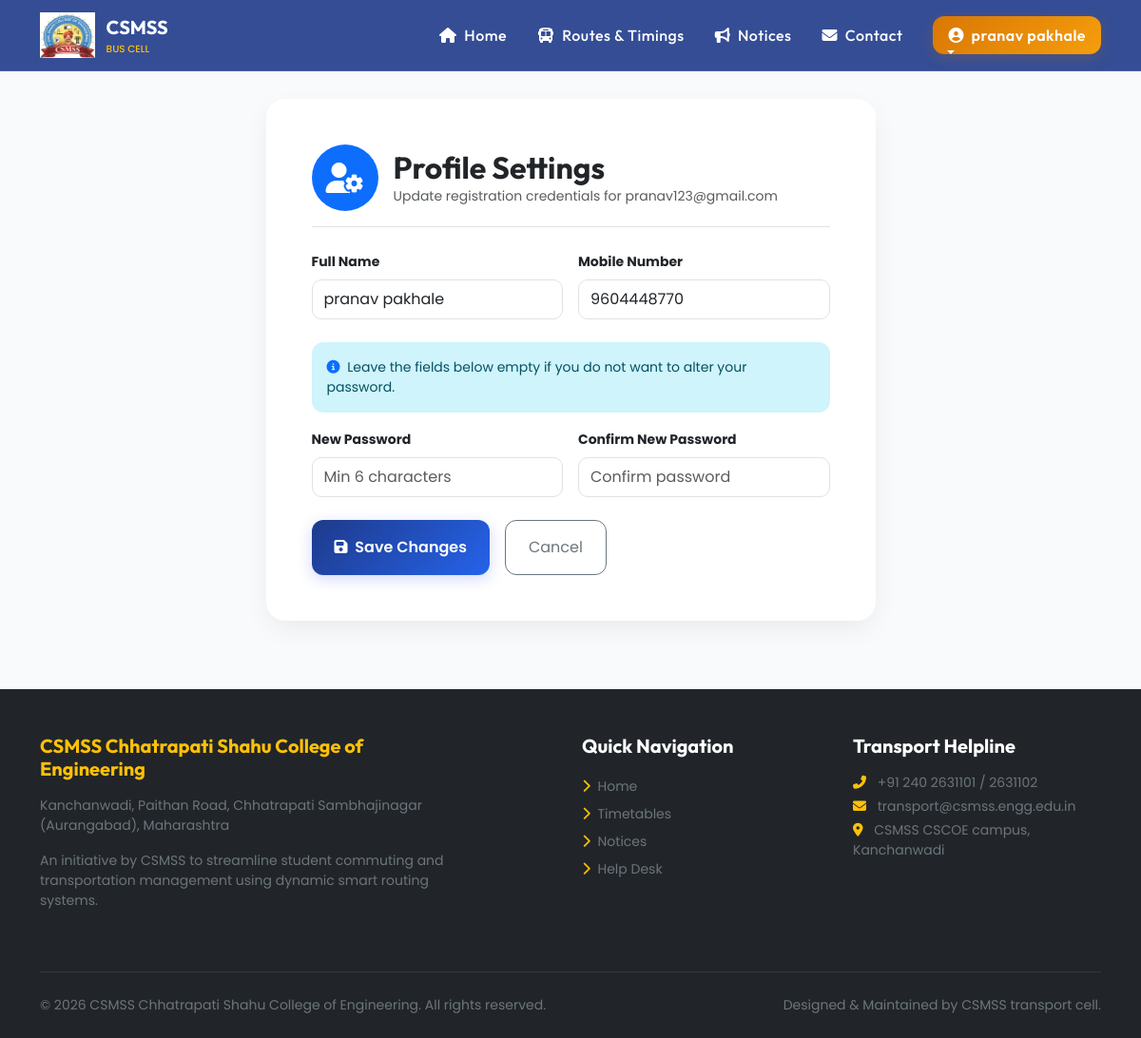
/staff/profile (signed in), run on the app's committed database.
### models.py (models this page shows, shortened)
class User(db.Model, UserMixin):
    id = db.Column(db.Integer, primary_key=True)
    name = db.Column(db.String(100), nullable=False)
    email = db.Column(db.String(120), unique=True, nullable=False)
    password_hash = db.Column(db.String(256), nullable=False)
    role = db.Column(db.String(20), nullable=False)  # 'admin', 'staff', 'student'
    phone = db.Column(db.String(15), nullable=True)
    created_at = db.Column(db.DateTime, default=datetime.utcnow)

### app.py (the view, shortened to what this page needs)
@app.route('/staff/profile', methods=['GET', 'POST'])
@login_required
@role_required('staff', 'student')
def user_profile():
    return render_template('public/profile.html')

### app.py (called while the page is built, shortened)
@login_manager.user_loader
def load_user(user_id):
    return User.query.get(int(user_id))

def role_required(*roles):
    def decorator(f):
        @wraps(f)
        def decorated_function(*args, **kwargs):
            if not current_user.is_authenticated:
                return redirect(url_for('login'))
            return f(*args, **kwargs)
        return decorated_function
    return decorator

@app.context_processor
def inject_branding():
    return {
        'college_name': 'CSMSS Chhatrapati Shahu College of Engineering',
        'college_address': 'Kanchanwadi, Paithan Road, Chhatrapati Sambhajinagar (Aurangabad), Maharashtra',
        'current_year': datetime.now().year
    }

### templates/public/profile.html (shortened to what this page needs)
{% extends "base.html" %}
{% block content %}
<div class="container my-5 py-4">
    <div class="row justify-content-center">
        <div class="col-md-7">
            <div class="card card-premium p-5 animate-fade-in border-0">
                <div class="d-flex align-items-center gap-3 mb-4 pb-3 border-bottom">
                    <div class="bg-primary text-white rounded-circle d-flex align-items-center justify-content-center" style="width: 70px; height: 70px;">
                        <i class="fas fa-user-cog fa-2x"></i>
                    </div>
                    <div>
                        <h2 class="fw-bold mb-0" style="font-family:'Outfit'; color: var(--primary-color);">Profile Settings</h2>
                        <p class="text-muted mb-0 small">Update registration credentials for {{ current_user.email }}</p>
                    </div>
                </div>
                <form action="{{ url_for('user_profile') }}" method="POST">
                    <div class="row g-3 mb-4">
                        <div class="col-md-6">
                            <label class="form-label small fw-bold">Full Name</label>
                            <input type="text" class="form-control py-2" name="name" value="{{ current_user.name }}" required style="border-radius:10px;">
                        </div>
                        <div class="col-md-6">
                            <label class="form-label small fw-bold">Mobile Number</label>
                            <input type="tel" class="form-control py-2" name="phone" value="{{ current_user.phone or '' }}" placeholder="Enter phone" style="border-radius:10px;">
                        </div>
                    </div>
                    <div class="alert alert-info border-0 p-3 small" style="border-radius: 12px;">
                        <i class="fas fa-info-circle me-1 text-primary"></i> Leave the fields below empty if you do not want to alter your password.
                    </div>
                    <div class="row g-3 mb-4">
                        <div class="col-md-6">
                            <label class="form-label small fw-bold">New Password</label>
                            <input type="password" class="form-control py-2" name="password" placeholder="Min 6 characters" style="border-radius:10px;">
                        </div>
                        <div class="col-md-6">
                            <label class="form-label small fw-bold">Confirm New Password</label>
                            <input type="password" class="form-control py-2" name="confirm_password" placeholder="Confirm password" style="border-radius:10px;">
                        </div>
                    </div>
                    <div class="d-flex gap-3">
                        <button type="submit" class="btn btn-csmss-primary py-3 px-4"><i class="fas fa-save me-1"></i> Save Changes</button>
                        {% if current_user.role == 'student' %}
                            <a href="{{ url_for('student_dashboard') }}" class="btn btn-outline-secondary py-3 px-4" style="border-radius: 12px;">Cancel</a>
                        {% elif current_user.role == 'staff' %}
                            <a href="{{ url_for('staff_dashboard') }}" class="btn btn-outline-secondary py-3 px-4" style="border-radius: 12px;">Cancel</a>
                        {% endif %}
                    </div>
                </form>
            </div>
        </div>
    </div>
</div>
{% endblock %}

### templates/base.html (shortened to what this page needs)
<!DOCTYPE html>
<html lang="en">
<head>
    <link href="https://cdnjs.cloudflare.com/ajax/libs/font-awesome/6.4.0/css/all.min.css" rel="stylesheet">
    <link href="https://cdn.jsdelivr.net/npm/bootstrap@5.3.0/dist/css/bootstrap.min.css" rel="stylesheet">
    <link rel="stylesheet" href="{{ url_for('static', filename='css/style.css') }}">
</head>
<body>
    <nav class="navbar navbar-expand-lg navbar-dark navbar-glass fixed-top no-print">
        <div class="container">
            <a class="navbar-brand d-flex align-items-center" href="{{ url_for('home') }}">
                <img src="{{ url_for('static', filename='images/logo.png') }}" alt="CSMSS Logo">
                <div>
                    <span class="d-block fw-bold fs-5 text-white" style="font-family: 'Outfit';">CSMSS</span>
                    <span class="d-block text-warning" style="font-size: 0.65rem; font-weight: 500;">BUS CELL</span>
                </div>
            </a>
            <div class="collapse navbar-collapse" id="mainNavbar">
                <ul class="navbar-nav ms-auto mb-2 mb-lg-0 align-items-center">
                    <li class="nav-item">
                        <a class="nav-link text-white" href="{{ url_for('home') }}"><i class="fas fa-home me-1"></i> Home</a>
                    </li>
                    <li class="nav-item">
                        <a class="nav-link text-white" href="{{ url_for('schedules') }}"><i class="fas fa-bus me-1"></i> Routes & Timings</a>
                    </li>
                    <li class="nav-item">
                        <a class="nav-link text-white" href="{{ url_for('notices_list') }}"><i class="fas fa-bullhorn me-1"></i> Notices</a>
                    </li>
                    <li class="nav-item">
                        <a class="nav-link text-white" href="{{ url_for('contact') }}"><i class="fas fa-envelope me-1"></i> Contact</a>
                    </li>
                    {% if current_user.is_authenticated %}
                        <li class="nav-item dropdown ms-lg-3">
                            <a class="nav-link dropdown-toggle btn btn-csmss-secondary text-white px-3" href="#" id="userDropdown" role="button" data-bs-toggle="dropdown">
                                <i class="fas fa-user-circle me-1"></i> {{ current_user.name }}
                            </a>
                        </li>
                    {% endif %}
                </ul>
            </div>
        </div>
    </nav>
    <div style="margin-top: 80px;">
        {% block content %}{% endblock %}
    </div>
    <footer class="bg-dark text-light pt-5 pb-4 mt-5 no-print" style="border-top: 5px solid var(--secondary-color);">
        <div class="container">
            <div class="row">
                <div class="col-md-5 mb-4">
                    <h5 class="text-warning fw-bold mb-3">{{ college_name }}</h5>
                    <p class="text-secondary small">{{ college_address }}</p>
                    <p class="small text-secondary mt-3">An initiative by CSMSS to streamline student commuting and transportation management using dynamic smart routing systems.</p>
                </div>
                <div class="col-md-3 mb-4 ms-auto">
                    <h5 class="text-white fw-bold mb-3">Quick Navigation</h5>
                    <ul class="list-unstyled">
                        <li><a href="{{ url_for('home') }}" class="text-secondary text-decoration-none small d-block py-1 hover-link"><i class="fas fa-chevron-right me-1 text-warning"></i> Home</a></li>
                        <li><a href="{{ url_for('schedules') }}" class="text-secondary text-decoration-none small d-block py-1 hover-link"><i class="fas fa-chevron-right me-1 text-warning"></i> Timetables</a></li>
                        <li><a href="{{ url_for('notices_list') }}" class="text-secondary text-decoration-none small d-block py-1 hover-link"><i class="fas fa-chevron-right me-1 text-warning"></i> Notices</a></li>
                        <li><a href="{{ url_for('contact') }}" class="text-secondary text-decoration-none small d-block py-1 hover-link"><i class="fas fa-chevron-right me-1 text-warning"></i> Help Desk</a></li>
                    </ul>
                </div>
                <div class="col-md-3 mb-4">
                    <h5 class="text-white fw-bold mb-3">Transport Helpline</h5>
                    <p class="small text-secondary mb-1"><i class="fas fa-phone-alt text-warning me-2"></i> +91 240 2631101 / 2631102</p>
                    <p class="small text-secondary mb-1"><i class="fas fa-envelope text-warning me-2"></i> transport@csmss.engg.edu.in</p>
                    <p class="small text-secondary mb-1"><i class="fas fa-map-marker-alt text-warning me-2"></i> CSMSS CSCOE campus, Kanchanwadi</p>
                </div>
            </div>
            <hr class="border-secondary mt-4 mb-4">
            <div class="row align-items-center">
                <div class="col-md-6">
                    <p class="small text-secondary mb-0">&copy; {{ current_year }} CSMSS Chhatrapati Shahu College of Engineering. All rights reserved.</p>
                </div>
                <div class="col-md-6 text-md-end">
                    <p class="small text-secondary mb-0">Designed & Maintained by CSMSS transport cell.</p>
                </div>
            </div>
        </div>
    </footer>
</body>
</html>

### static/css/style.css (style rules this page uses)
body { font-family: 'Poppins', sans-serif; background-color: #f8fafc; color: #334155; overflow-x: hidden; scroll-behavior: smooth; }
h1, h2, h3, h4, h5, h6 { font-family: 'Outfit', sans-serif; font-weight: 700; color: #1e3a8a; }
.animate-fade-in { animation: fadeInUp 0.6s cubic-bezier(0.16, 1, 0.3, 1) forwards; }
.navbar-glass { background: rgba(30, 58, 138, 0.9); backdrop-filter: blur(10px); -webkit-backdrop-filter: blur(10px); border-bottom: 1px solid rgba(255, 255, 255, 0.1); transition: all 0.3s ease; }
.navbar-brand img { height: 48px; margin-right: 12px; }
.nav-link { font-family: 'Outfit', sans-serif; font-weight: 500; letter-spacing: 0.5px; padding: 0.5rem 1rem !important; position: relative; }
.nav-link::after { content: ''; position: absolute; width: 0; height: 2px; bottom: 0; left: 10px; background-color: #d97706; transition: width 0.3s ease; }
.card-premium { background: #ffffff; border: none; border-radius: 20px; box-shadow: 0 10px 30px -5px rgba(0, 0, 0, 0.08); transition: all 0.4s cubic-bezier(0.16, 1, 0.3, 1); overflow: hidden; }
.btn-csmss-primary { background: linear-gradient(135deg, #1e3a8a 0%, #2563eb 100%); color: #ffffff; border: none; border-radius: 12px; padding: 0.75rem 1.5rem; font-weight: 600; box-shadow: 0 4px 15px rgba(30, 58, 218, 0.2); transition: all 0.3s ease; }
.btn-csmss-secondary { background: linear-gradient(135deg, #d97706 0%, #f59e0b 100%); color: #ffffff; border: none; border-radius: 12px; padding: 0.75rem 1.5rem; font-weight: 600; box-shadow: 0 4px 15px rgba(217, 119, 6, 0.2); transition: all 0.3s ease; }

### data on the page
User: name "pranav pakhale", email "pranav123@gmail.com", phone "9604448770"

### other printed values
{{ college_name }} "CSMSS Chhatrapati Shahu College of Engineering"
{{ college_address }} "Kanchanwadi, Paithan Road, Chhatrapati Sambhajinagar (Aurangabad), Maharashtra"
